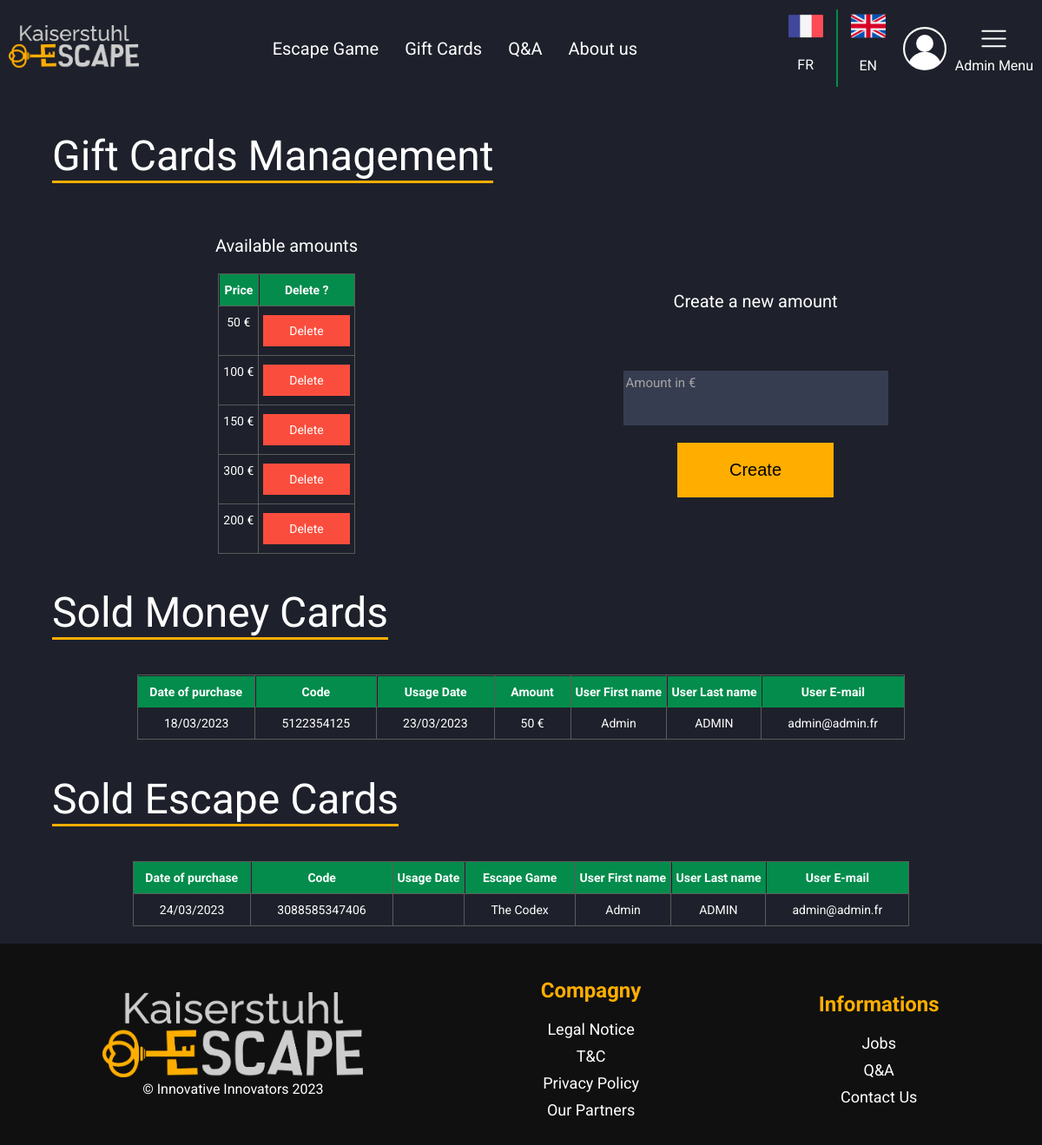
/index.php?action=admin&page=giftCards (signed in), run on the app's committed database.
### tables this page shows
CREATE TABLE `giftCardAmount` (
  `id_giftCardAmount` int(11) NOT NULL,
  `price` float DEFAULT NULL,
  `deleted` tinyint(1) NOT NULL DEFAULT 0
);

CREATE TABLE `giftCard` (
  `id_giftCard` int(11) NOT NULL,
  `buyingDate` date DEFAULT NULL,
  `type` enum('money','escapeGame') DEFAULT NULL,
  `code` varchar(32) DEFAULT NULL,
  `usageDate` date DEFAULT NULL,
  `id_giftCardAmount` int(11) DEFAULT NULL,
  `id_escapeGame` int(11) DEFAULT NULL,
  `id_user` int(11) DEFAULT NULL
);

CREATE TABLE `user` (
  `id_user` int(11) NOT NULL,
  `email` varchar(255) DEFAULT NULL,
  `password` varchar(255) DEFAULT NULL,
  `firstName` varchar(32) DEFAULT NULL,
  `lastName` varchar(32) DEFAULT NULL,
  `rights` set('superadmin','editor','management','jobs','admin') DEFAULT NULL,
  `token` varchar(255) NOT NULL
);

CREATE TABLE `escapeGame` (
  `id_escapeGame` int(11) NOT NULL,
  `name` varchar(64) DEFAULT NULL,
  `nameFR` varchar(64) DEFAULT NULL,
  `description` text DEFAULT NULL,
  `descriptionFR` text DEFAULT NULL,
  `address` varchar(255) DEFAULT NULL,
  `duration` int(11) NOT NULL,
  `x` float DEFAULT NULL,
  `y` float DEFAULT NULL,
  `visible` tinyint(1) DEFAULT NULL,
  `onFront` tinyint(1) DEFAULT NULL,
  `price2_3Persons` float DEFAULT NULL,
  `price4Persons` float DEFAULT NULL,
  `price5Persons` float DEFAULT NULL,
  `price6Persons` float DEFAULT NULL,
  `price7Persons` float DEFAULT NULL,
  `price8Persons` float DEFAULT NULL,
  `price9Persons` float DEFAULT NULL,
  `price10Persons` float DEFAULT NULL,
  `price11Persons` float DEFAULT NULL,
  `price12Persons` float DEFAULT NULL,
  `price12PlusPersons` float DEFAULT NULL,
  `difficulty` enum('Beginner','Easy','Medium','Hard','Extreme') DEFAULT NULL,
  `difficultyFR` enum('Débutant','Facile','Moyen','Difficile','Extrême') DEFAULT NULL
);

### vue/vue.class.php (called while the page is built, shortened)
<?php
class vue
{
    private $fichierVue;
    public function __construct($action)
    {
        $this->fichierVue = "vue/vue" . $action . ".php";
    }
    public function afficher($data, $title)
    {
        require $this->fichierVue;
        require "gabarit.php";
    }
}

### controleur/ctrAdmin.class.php (called while the page is built, shortened)
<?php
require_once "modele/giftCards.class.php";
require_once "modele/escapeGame.class.php";
require_once "vue/vue.class.php";
class ctrAdmin
{
    public $giftCards;
    public function __construct()
    {
        $this->giftCards = new giftCards();
    }
    public function giftCards()
    {
        $giftCardAmount = $this->giftCards->getGiftCardAmount();
        $moneyCards = $this->giftCards->getMoneyCards();
        $escapeCards = $this->giftCards->getEscapeCards();
        $title = "Administration Gift Cards - Kaiserstuhl escape";
        $objVue = new vue("AdminGiftCards");
        $objVue->afficher(array("giftCardAmount" => $giftCardAmount, "moneyCards" => $moneyCards, "escapeCards" => $escapeCards), $title);
    }
}

### index.php (called while the page is built, shortened)
<?php
require "includes/default_config.php";
$objRouteur = new Routeur();
$objRouteur->routeurRequete();

### modele/giftCards.class.php (called while the page is built, shortened)
<?php
require_once "modele/bdd.class.php";
class giftCards extends bdd
{
    public function getGiftCardAmount()
    {
        $req = "SELECT * FROM giftCardAmount WHERE deleted = 0";
        $giftCardsAmount = $this->execReq($req);
        return $giftCardsAmount;
    }
    public function getMoneyCards()
    {
        $req = "SELECT DATE_FORMAT(buyingDate, '%d/%m/%Y') AS buyingDate, code, DATE_FORMAT(usageDate, '%d/%m/%Y') AS usageDate, gCA.price, u.firstName, u.lastName, u.email FROM giftCard INNER JOIN giftCardAmount gCA on giftCard.id_giftCardAmount = gCA.id_giftCardAmount INNER JOIN user u on giftCard.id_user = u.id_user WHERE type = 'money';";
        return $this->execReq($req);
    }
    public function getEscapeCards()
    {
        $req = "SELECT DATE_FORMAT(buyingDate, '%d/%m/%Y') AS buyingDate, code, DATE_FORMAT(usageDate, '%d/%m/%Y') AS usageDate, eG.name, u.firstName, u.lastName, u.email FROM giftCard INNER JOIN user u on giftCard.id_user = u.id_user INNER JOIN escapeGame eG on giftCard.id_escapeGame = eG.id_escapeGame WHERE type = 'escapeGame';";
        return $this->execReq($req);
    }
}

### includes/default_config.php (called while the page is built, shortened)
<?php
$conf = new stdClass();
$conf->DBHOST = config::$DBHost ?? "localhost";
$conf->DBUSER = config::$DBUser ?? "root";
$conf->DBNAME = config::DBNAME;
$conf->DBPWD = config::$DBPwd ?? "admin";

### modele/bdd.class.php (called while the page is built, shortened)
<?php
abstract class bdd
{
    private $bdd;
    protected function execReq($req)
    {
        $reponse = $this->connexionBDD()->query($req);
        $resultat = $reponse->fetchAll(PDO::FETCH_ASSOC);
        return $resultat;
    }
    private function connexionBDD()
    {
        global $conf;
        if (!isset($this->bdd))
            try {
                $options = array(PDO::MYSQL_ATTR_INIT_COMMAND => "SET NAMES utf8");
                $this->bdd = new PDO('mysql:host=' . $conf->DBHOST . ';dbname=' . $conf->DBNAME, $conf->DBUSER, $conf->DBPWD, $options);
            } catch (Exception $err) {
                throw new Exception("Connexion à la BDD");
            }
        return $this->bdd;
    }
}

### vue/vueAdminGiftCards.php (the view, shortened to what this page needs)
<h2 class="titleUnderline"><?= ADMIN_GIFT_CARDS_TITLE ?></h2>
<div class="gridAdminGiftCards">
    <div class="amount">
        <p><?= ADMIN_GIFT_CARDS_P_1 ?></p>
        <div class="tg-wrap">
            <table class="tg">
                <thead>
                <tr>
                    <th class="tg-a43n"><?= ADMIN_GIFT_CARDS_PRICE ?></th>
                    <th class="tg-a43n"><?= ADMIN_GIFT_CARDS_DELETE ?></th>
                </tr>
                </thead>
                <tbody>
                <?php
                foreach ($giftCardAmount as $amount) {
                    ?>
                    <tr>
                        <td class="tg-m5d1"><?= $amount['price'] ?> €</td>
                        <td class="tg-q4wl">
                            <div class="deleteUser"><?= ADMIN_CONTACT_FORM_DELETE ?></div>
                        </td>
                    </tr>
                    <?php
                }
                ?>
                </tbody>
            </table>
        </div>
    </div>
    <div class="newAmount">
        <p><?= ADMIN_GIFT_CARDS_P_2 ?></p>
        <form action="index.php?action=admin&page=addGiftCardsAmount" method="post">
            <label>
                <p><?= ADMIN_GIFT_CARDS_AMOUNT ?></p>
                <input type="number" name="amount" id="amount">
            </label>
            <div class="submitDivNewAmount">
                <input type="submit" value="<?= ADMIN_GIFT_CARDS_SUBMIT ?>">
            </div>
        </form>
    </div>
</div>
<div class="selledCard">
    <h2 class="titleUnderline"><?= ADMIN_GIFT_CARDS_H2_2 ?></h2>
    <div class="tg-wrap">
        <table class="tg">
            <thead>
            <tr>
                <th class="tg-a43n"><?= ADMIN_GIFT_CARDS_SOLD_DATE ?></th>
                <th class="tg-a43n"><?= ADMIN_GIFT_CARDS_SOLD_CODE ?></th>
                <th class="tg-a43n"><?= ADMIN_GIFT_CARDS_SOLD_USAGE_DATE ?></th>
                <th class="tg-a43n"><?= ADMIN_GIFT_CARDS_SOLD_AMOUNT ?></th>
                <th class="tg-a43n"><?= ADMIN_GIFT_CARDS_SOLD_USER_FIRST_NAME ?></th>
                <th class="tg-a43n"><?= ADMIN_GIFT_CARDS_SOLD_USER_LAST_NAME ?></th>
                <th class="tg-a43n"><?= ADMIN_GIFT_CARDS_SOLD_USER_EMAIL ?></th>
            </tr>
            </thead>
            <tbody>
            <?php
            foreach ($moneyCards as $card) {
                ?>
                <tr class="searchContent">
                    <td class="tg-m5d1 pad"><?= $card['buyingDate'] ?></td>
                    <td class="tg-m5d1 pad"><?= $card['code'] ?></td>
                    <td class="tg-m5d1 pad"><?= $card['usageDate'] ?></td>
                    <td class="tg-m5d1 pad"><?= $card['price'] ?> €</td>
                    <td class="tg-m5d1 pad"><?= $card['firstName'] ?></td>
                    <td class="tg-m5d1 pad"><?= $card['lastName'] ?></td>
                    <td class="tg-m5d1 pad"><?= $card['email'] ?></td>
                </tr>
                <?php
            }
            ?>
            </tbody>
        </table>
    </div>
    <h2 class="titleUnderline"><?= ADMIN_GIFT_CARDS_H2_3 ?></h2>
    <div class="tg-wrap">
        <table class="tg">
            <thead>
            <tr>
                <th class="tg-a43n"><?= ADMIN_GIFT_CARDS_SOLD_DATE ?></th>
                <th class="tg-a43n"><?= ADMIN_GIFT_CARDS_SOLD_CODE ?></th>
                <th class="tg-a43n"><?= ADMIN_GIFT_CARDS_SOLD_USAGE_DATE ?></th>
                <th class="tg-a43n"><?= ADMIN_GIFT_CARDS_SOLD_ESCAPEGAME ?></th>
                <th class="tg-a43n"><?= ADMIN_GIFT_CARDS_SOLD_USER_FIRST_NAME ?></th>
                <th class="tg-a43n"><?= ADMIN_GIFT_CARDS_SOLD_USER_LAST_NAME ?></th>
                <th class="tg-a43n"><?= ADMIN_GIFT_CARDS_SOLD_USER_EMAIL ?></th>
            </tr>
            </thead>
            <tbody>
            <?php
            foreach ($escapeCards as $card) {
                ?>
                <tr class="searchContent">
                    <td class="tg-m5d1 pad"><?= $card['buyingDate'] ?></td>
                    <td class="tg-m5d1 pad"><?= $card['code'] ?></td>
                    <td class="tg-m5d1 pad"><?= $card['usageDate'] ?></td>
                    <td class="tg-m5d1 pad"><?= $card['name'] ?></td>
                    <td class="tg-m5d1 pad"><?= $card['firstName'] ?></td>
                    <td class="tg-m5d1 pad"><?= $card['lastName'] ?></td>
                    <td class="tg-m5d1 pad"><?= $card['email'] ?></td>
                </tr>
                <?php
            }
            ?>
            </tbody>
        </table>
    </div>
</div>

### styles/style.css (style rules this page uses)
:root { --background: #1E212B; --yellow: #FFAE00; --green: #038C4C; --black: #101010; --lightBlue: #373D50; --red: #fb4d3d; --lightGrey: #a4a4a4; --veryLightBlue: #6A7497; --grey: #D9D9D9; }
html, body { height: 100%; }
body { margin: 0; background-color: var(--background); font-family: 'Roboto', sans-serif; display: grid; grid-template-rows: auto 1fr auto; grid-template-columns: 100%; }
input[type="submit"], button { cursor: pointer; }
.titleUnderline { position: relative; display: inline-block; font-size: 32px; font-weight: 400; border-bottom: var(--yellow) solid 3px; }
.titleUnderline::after { content: ""; position: absolute; border-bottom: var(--yellow) 3px solid; }
.tg { border-collapse: collapse; border-spacing: 0; margin: 0px auto; text-align: center; }
.tg td { border-color: black; border-style: solid; border-width: 1px; font-size: 14px; overflow: hidden; padding: 10px 5px; word-break: normal; }
.tg th { border-color: black; border-style: solid; border-width: 1px; font-size: 14px; font-weight: normal; overflow: hidden; padding: 10px 5px; word-break: normal; }
.tg .tg-m5d1 { border-color: #5b5b5b; color: #ffffff; text-align: center; vertical-align: top }
.tg .tg-a43n { background-color: var(--green); border-color: #5b5b5b; color: #ffffff; font-weight: bold; position: -webkit-sticky; position: sticky; text-align: center; top: -1px; vertical-align: top; will-change: transform; }
.amount p { font-size: 20px; }
.tg .tg-q4wl { border-color: #5b5b5b; color: #ffffff; text-align: center; vertical-align: top }
.newAmount > p { font-size: 20px; }
.newAmount input[type="number"] { background-color: var(--lightBlue); border: none; padding: 20px; font-weight: 500; font-style: normal; font-size: 20px; color: white; margin-top: 10%; }
.newAmount label > p { transform: translate(1%, 390%); color: var(--lightGrey); font-size: 15px; }
.submitDivNewAmount { display: flex; flex-direction: column; justify-content: center; align-items: center; margin-top: 20px; }
.newAmount input[type=submit], .yellowButton { background-color: var(--yellow); border: none; padding: 20px 30%; font-size: 20px; }
.tg .pad { padding: 10px 30px; }
.deleteUser { background-color: var(--red); padding: 10px 30px; color: white; cursor: pointer; }

### styles/stylePC.css (style rules this page uses)
.titleUnderline { font-size: 48px; }
.newAmount input[type="number"] { margin-top: 0; }
.newAmount label > p { transform: translate(1%, 210%) }
.newAmount form { display: flex; flex-direction: column; justify-content: center; align-items: center; text-align: left; }
.gridAdminGiftCards { display: grid; grid-template-columns: 1fr 1fr; justify-content: center; align-items: center; text-align: center; }
.newAmount input[type="submit"], .yellowButton { padding: 20px 60px; }

### data on the page
giftcardamount: price "50"
giftcardamount: price "100"
giftcardamount: price "150"
giftcardamount: price "300"
giftcardamount: price "200"
giftcard: buyingDate "18/03/2023", code "5122354125", usageDate "23/03/2023", id_giftCardAmount.price "50", id_user.firstName "Admin", id_user.lastName "ADMIN", id_user.email "admin@admin.fr"
giftcard: buyingDate "24/03/2023", code "3088585347406", id_escapeGame.name "The Codex", id_user.firstName "Admin", id_user.lastName "ADMIN", id_user.email "admin@admin.fr"

### other printed values
MENU_ESCAPE_GAME "Escape Game"
MENU_GIFT_CARDS "Gift Cards"
MENU_Q_AND_A "Q&A"
MENU_ABOUT_US "About us"
ACCOUNT_HOVER_LOGOUT "Logout"
ADMIN_GIFT_CARDS_TITLE "Gift Cards Management"
ADMIN_GIFT_CARDS_P_1 "Available amounts"
ADMIN_GIFT_CARDS_PRICE "Price"
ADMIN_GIFT_CARDS_DELETE "Delete ?"
ADMIN_GIFT_CARDS_P_2 "Create a new amount"
ADMIN_GIFT_CARDS_AMOUNT "Amount in €"
ADMIN_GIFT_CARDS_H2_2 "Sold Money Cards"
ADMIN_GIFT_CARDS_SOLD_DATE "Date of purchase"
ADMIN_GIFT_CARDS_SOLD_CODE "Code"
ADMIN_GIFT_CARDS_SOLD_USAGE_DATE "Usage Date"
